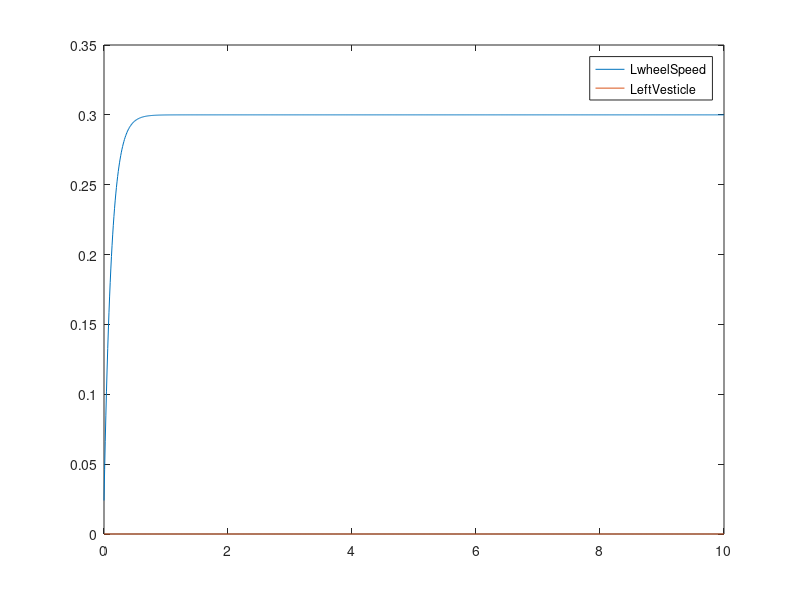

Here is the MATLAB script that generated this plot:

VescGains = [-8,4,2];
LwheelSpeed =0;
LeftVesticle =0;
X = .3;
dt = .01;

time = 0:dt:10;
plots = zeros(2,length(time)); plotindex = 1;

for t = time
LwheelSpeed = LwheelSpeed - 8*(LwheelSpeed - X)*dt;
%LeftVesticle = LeftVesticle +VescGains(1)* (LwheelSpeed - X)*dt;
plots(1,plotindex) = LwheelSpeed;
plots(2,plotindex) = LeftVesticle;
plotindex = plotindex+1;

end

plot(time, plots);
legend('LwheelSpeed','LeftVesticle')